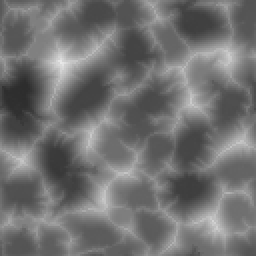
#> input picture perlin_terrain.png, 128 x 128 px (shown 2 times larger)
$ python generate_3D_mesh.py --image perlin_terrain.png
#> lines starting #> are read from the running program, lines starting #| are printed output that depends on the picture
#> in main, img is the input picture: PIL image 128x128 L; min 45, max 233, mean 112.6
import argparse
import numpy as np
import trimesh
from PIL import Image

def gen_map(img, resolution, pixel_scale, height_scale):
#> called with resolution = (128, 128), pixel_scale = 1, height_scale = 10
    resize_shape = resolution
    pixel_size = pixel_scale
    height_scale = height_scale

    img = img.resize(resize_shape, resample=Image.BILINEAR)
    height_map = np.array(img).astype(np.float32)

    smoothed_map = np.clip(height_map, np.percentile(height_map, 5), np.percentile(height_map, 95))
    smoothed_map -= smoothed_map.min()
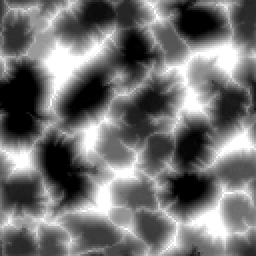
#> smoothed_map: shape (128, 128) float32 (shown 2 times larger); min 0, max 99, mean 44.4; drawn with min black and max white
    smoothed_map /= smoothed_map.max()
    z_flat = (height_map.flatten()) * height_scale
#> z_flat = 16384 values, max 2330 at index 3998, min 450 at index 5260, mean 1125.9

    h, w = height_map.shape
#> h = 128; w = 128
    x = np.arange(w) * pixel_size
#> x = 128 values from 0 to 127
    y = np.arange(h) * pixel_size
#> y = 128 values from 0 to 127
    x_grid, y_grid = np.meshgrid(x, y)
    x_flat = x_grid.flatten()
    y_flat = y_grid.flatten()
#> y_flat = 16384 values from 0 to 127

    vertices = np.vstack((x_flat, y_flat, z_flat)).T
    faces = []
    for i in range(h - 1):
        for j in range(w - 1):
            v0 = i * w + j
            v1 = v0 + 1
            v2 = v0 + w
            v3 = v2 + 1
            faces.append([v0, v1, v2])
            faces.append([v1, v3, v2])
    faces = np.array(faces)

    face_colors = np.zeros((len(faces), 3))
    for i, face in enumerate(faces):
        height_value = np.mean(height_map[np.divmod(face, w)])
        norm_value = (height_value - height_map.min()) / (height_map.max() - height_map.min())
        if norm_value > 0.8:
            face_colors[i] = [0.902, 0.882, 0.843]
        elif norm_value > 0.4:
            face_colors[i] = [0.78, 0.678, 0.416]
        elif norm_value > 0.15:
            face_colors[i] = [0.58, 0.878, 0.588]
        else:
            face_colors[i] = [0.459, 0.725, 0.839]
#> this loop made 32258 passes
#> (height_value, norm_value) on passes 1 to 3: (92.67, 0.254), (95.67, 0.27), (104, 0.314)

    mesh = trimesh.Trimesh(vertices=vertices, faces=faces)
    mesh.visual.face_colors = (face_colors * 255).astype(np.uint8)

    return mesh, face_colors

def normalize_mesh(mesh):
    bounds = mesh.bounds  # (min, max)
    size = bounds[1] - bounds[0]
    center = (bounds[0] + bounds[1]) / 2
    max_dim = size.max()

    mesh.apply_translation(-center)
    mesh.apply_scale(1.0 / max_dim)

def main():
    parser = argparse.ArgumentParser(description="Generate a colored heightmap mesh from an image")
    parser.add_argument('--image', type=str, required=True, help="Input image path (grayscale preferred)")
    parser.add_argument('--resolution', nargs=2, type=int, default=[128, 128], metavar=('W', 'H'), help="Output mesh resolution (width height)")
    parser.add_argument('--pixel_scale', type=float, default=1.0, help="Horizontal spacing between points")
    parser.add_argument('--height_scale', type=float, default=10.0, help="Vertical height scale")
    parser.add_argument('--output', type=str, default='output.obj', help="Output OBJ file path")
    parser.add_argument('--visualize', action='store_true', help="Show interactive visualization before export")
    args = parser.parse_args()

    img = Image.open(args.image).convert('L')

    mesh, face_colors = gen_map(img, tuple(args.resolution), args.pixel_scale, args.height_scale)

    rot = trimesh.transformations.rotation_matrix(
        angle=np.radians(-90),
        direction=[1, 0, 0],
        point=[0, 0, 0]
    )

    mesh.apply_transform(rot)
    normalize_mesh(mesh)

    if args.visualize:
        mesh.show()

    mesh.export(args.output)
    print(f"Mesh exported to {args.output}")

if __name__ == "__main__":
    main()
#> (the call stopped at in gen_map, `mesh = trimesh.Trimesh(vertices=vertices, faces=faces)`: trimesh is not available in this run)
